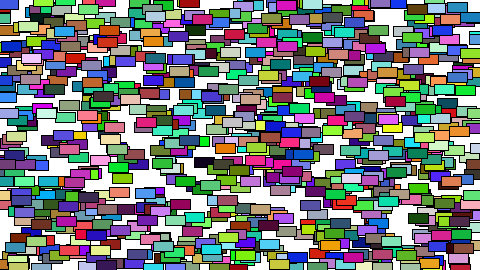
Frame 1 (no input)
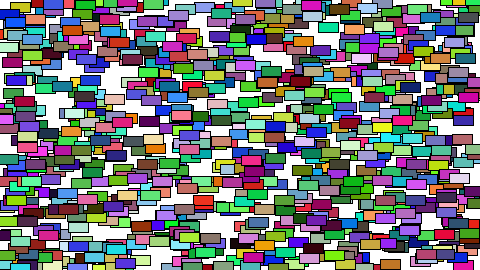
Frame 60 (the mouse pressed at the canvas centre just before this capture)
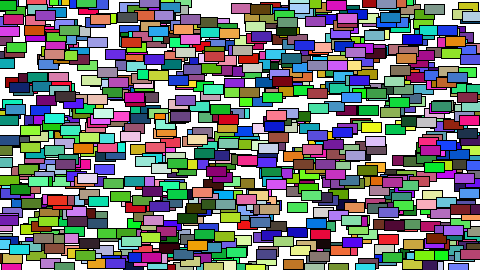
Frame 120 (the mouse held since frame 60 and released just before this capture)

The Processing sketch that drew these frames (run headless with seeded random() and noise(); from frame 60 on, the mouse is pressed at the canvas centre):

// Processing sketch: OOP
// ── OOP.pde
int arraysize = 1000;

Car[] myCar = new Car[arraysize];

void setup() {
  size(480, 270);
  frameRate(60);
  noStroke();

  for (int i=0; i < arraysize; i++) {
    myCar[i] = new Car();
  }
}

void draw() {
  background(255);

  for (int i=0; i < arraysize; i++) {
    myCar[i].move();
    myCar[i].display();
  }
}
// ── Car_Class.pde
class Car { 
  //Variables
  color c;
  float xpos;
  float ypos;
  float xspeed;

  //Constructor
  Car() { 
    c = color(random(0, 255), random(0, 255), random(0, 255));
    xpos = random(0, width);
    ypos = random(0, height);
    xspeed = random(-3, 3);
  }

  //Functions
  void display() {
    stroke(0);
    fill(c);
    rectMode(CENTER);
    rect(xpos, ypos, 20, 10);
  }

  void move() {
    xpos = xpos + xspeed;
    if (xpos > width) xpos = 0;
    if (xpos < 0) xpos = width;
  }
}
